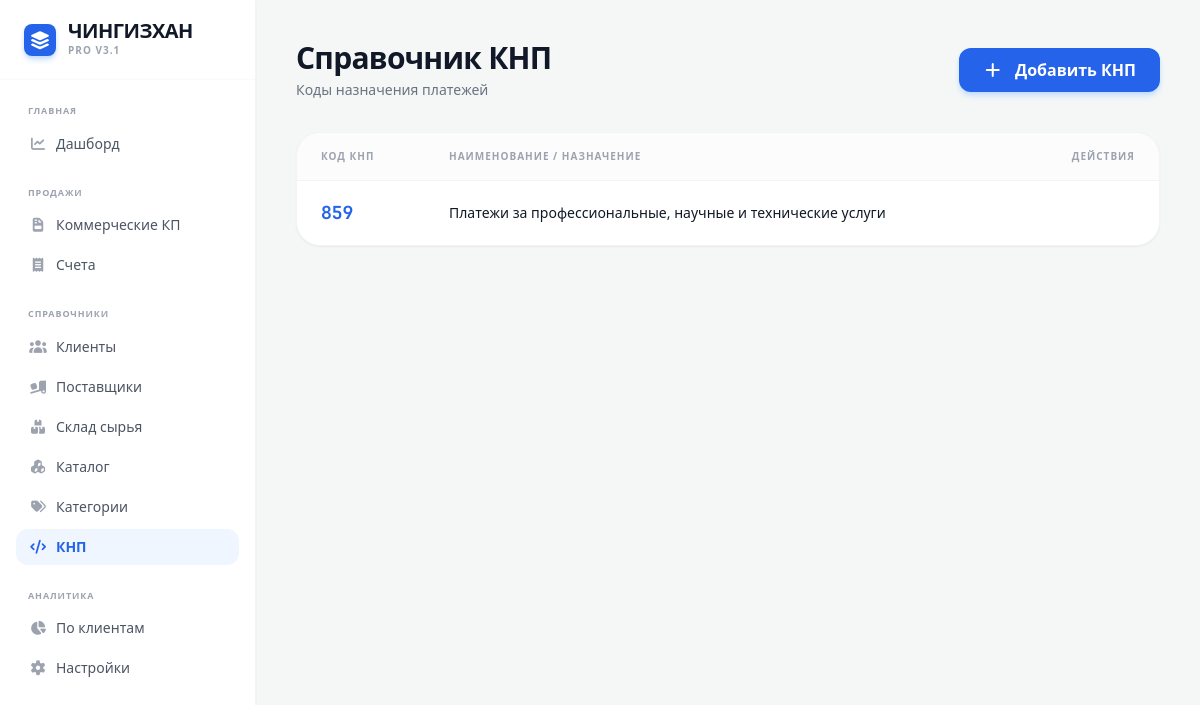
/knp, run on the app's committed database.
### tables this page shows
CREATE TABLE knp_directory (code TEXT PRIMARY KEY, name TEXT);

### app.py (the view)
@app.route('/knp')
def knp_list():
    with sqlite3.connect(DB_NAME) as conn: knps = conn.cursor().execute("SELECT * FROM knp_directory ORDER BY code").fetchall()
    return render_template('knp.html', knp_list=knps)

### templates/knp.html (shortened to what this page needs)
{% extends "base.html" %}
{% block content %}
<div class="p-10 max-w-7xl mx-auto">
    <div class="flex justify-between items-center mb-8">
        <div>
            <h2 class="text-3xl font-black text-gray-900 tracking-tight">Справочник КНП</h2>
            <p class="text-gray-500 text-sm mt-1">Коды назначения платежей</p>
        </div>
        <button onclick="openModal('addModal')" class="bg-blue-600 text-white px-6 py-2.5 rounded-xl font-bold hover:bg-blue-700 transition shadow-md shadow-blue-200"><i class="fas fa-plus mr-2"></i> Добавить КНП</button>
    </div>
    <div class="bg-white rounded-3xl shadow-sm border border-gray-100 overflow-hidden">
        <table class="w-full text-left">
            <thead>
                <tr class="bg-gray-50/50 border-b border-gray-100">
                    <th class="py-4 px-6 w-32 text-[10px] font-black text-gray-400 uppercase tracking-widest">Код КНП</th>
                    <th class="py-4 px-6 text-[10px] font-black text-gray-400 uppercase tracking-widest">Наименование / Назначение</th>
                    <th class="py-4 px-6 text-right text-[10px] font-black text-gray-400 uppercase tracking-widest">Действия</th>
                </tr>
            </thead>
            <tbody class="divide-y divide-gray-50 text-sm">
                {% for k in knp_list %}
                <tr class="hover:bg-gray-50 transition group">
                    <td class="py-4 px-6 font-bold text-lg text-blue-600 font-mono">{{ k[0] }}</td>
                    <td class="py-4 px-6 text-gray-900 font-medium">{{ k[1] }}</td>
                </tr>
                {% endfor %}
            </tbody>
        </table>
    </div>
</div>
{% endblock %}

### data on the page
knp_directory: code "859", name "Платежи за профессиональные, научные и технические услуги"
